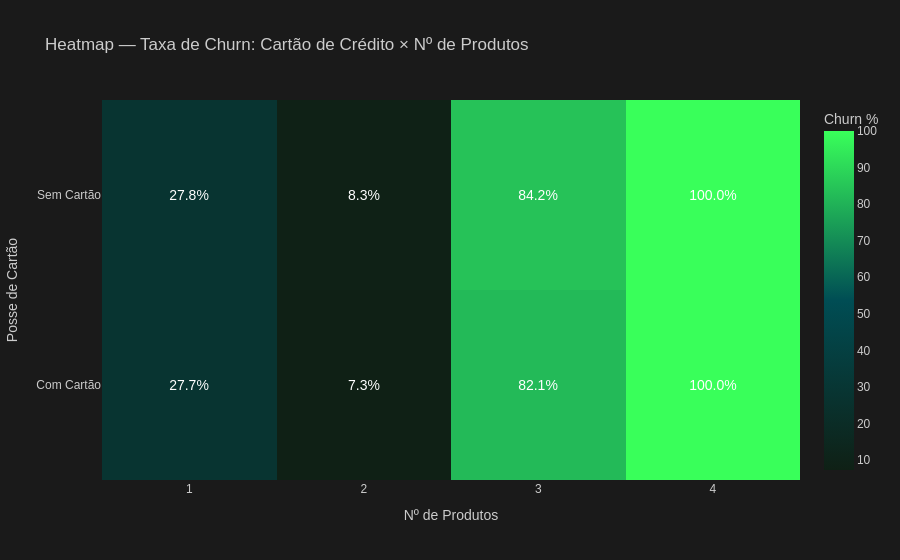

Notebook code for this chart:
### Code cell
# Heatmap — taxa de churn por cartão de crédito × número de produtos
df_pivot_heatmap: pd.DataFrame = df_cross_cartao_prod.pivot(
    index='label_cartao',
    columns='num_of_products',
    values='taxa_churn_pct',
)

fig_heatmap: go.Figure = go.Figure(data=go.Heatmap(
    z=df_pivot_heatmap.values,
    x=[str(c) for c in df_pivot_heatmap.columns],
    y=df_pivot_heatmap.index.tolist(),
    text=df_pivot_heatmap.values.round(1),
    texttemplate='%{text:.1f}%',
    textfont=dict(size=14, color='white'),
    colorscale=[[0, '#0F2015'], [0.5, '#004D54'], [1, '#39FF5A']],
    colorbar=dict(title='Churn %'),
    hovertemplate='Cartão: %{y}<br>Produtos: %{x}<br>Churn: %{z:.1f}%<extra></extra>',
))

fig_heatmap.update_layout(
    **LAYOUT_PADRAO,
    title='Heatmap — Taxa de Churn: Cartão de Crédito × Nº de Produtos',
    xaxis_title='Nº de Produtos',
    yaxis_title='Posse de Cartão',
)
fig_heatmap.show()

### Figure 1 — Plotly figure (JSON) as saved in the notebook; plotly's stock layout.template omitted (floating-point values rounded to 4 significant figures)
{"data": [{"colorbar": {"title": {"text": "Churn %"}}, "colorscale": [[0, "#0F2015"], [0.5, "#004D54"], [1, "#39FF5A"]], "hovertemplate": "Cartão: %{y}<br>Produtos: %{x}<br>Churn: %{z:.1f}%<extra></extra>", "text": [[27.7, 7.3, 82.1, 100.0], [27.8, 8.3, 84.2, 100.0]], "textfont": {"color": "white", "size": 14}, "texttemplate": "%{text:.1f}%", "type": "heatmap", "x": ["1", "2", "3", "4"], "y": ["Com Cartão", "Sem Cartão"], "z": [[27.7, 7.27, 82.11, 100.0], [27.76, 8.33, 84.21, 100.0]]}], "layout": {"font": {"color": "#CCCCCC", "family": "Arial", "size": 12}, "paper_bgcolor": "#1A1A1A", "plot_bgcolor": "#0F2015", "title": {"text": "Heatmap — Taxa de Churn: Cartão de Crédito × Nº de Produtos"}, "xaxis": {"title": {"text": "Nº de Produtos"}}, "yaxis": {"title": {"text": "Posse de Cartão"}}}}
